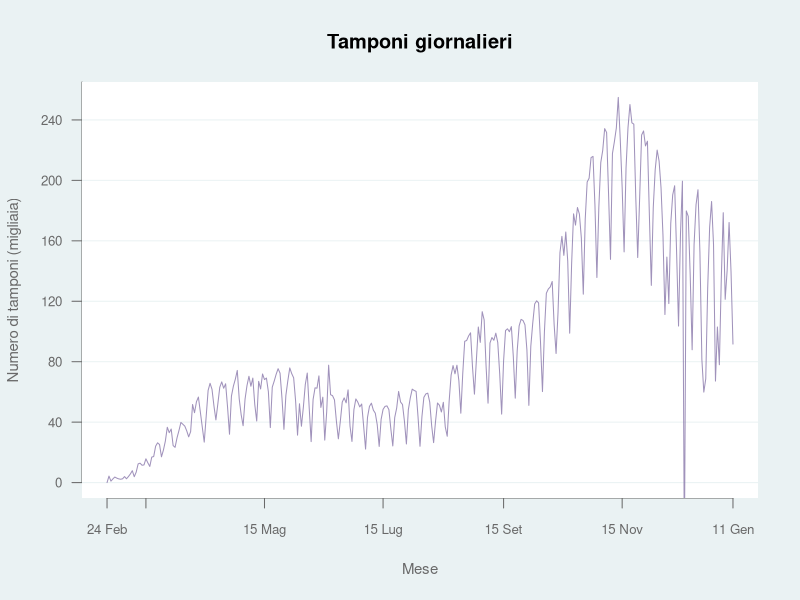
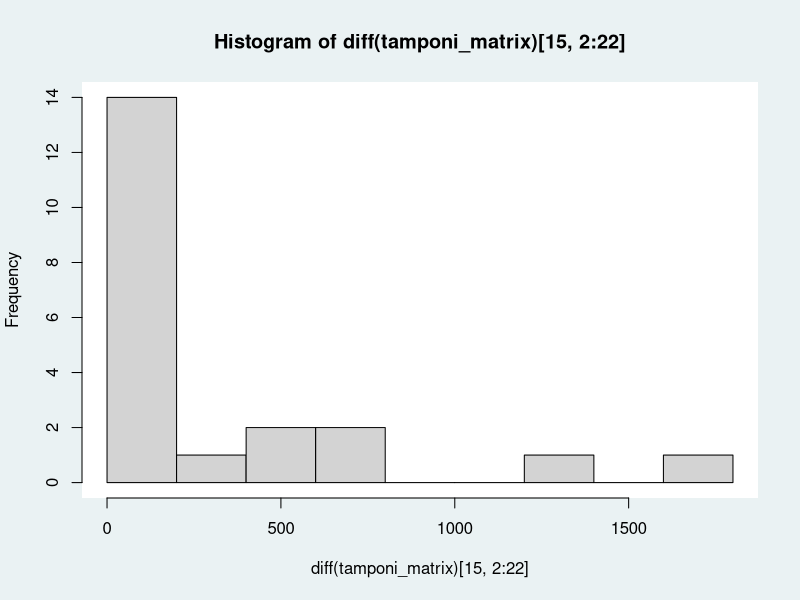

R code for these plots, in order: (Note: this script raises an error after producing the figures.)
## ---- chunk 1
knitr::opts_chunk$set(echo=TRUE,fig.dim=c(9,5))
options(scipen=999)
setwd("/Users/mau/github/covid_19_data")
## ---- chunk 2
options(scipen=999)
setwd("/Users/mau/github/covid_19_data")
covid_data <- read.delim("covid_data.csv",sep=",",header=T)
date_matrix <- matrix(covid_data$date,ncol=22)
date <- as.Date(date_matrix[,1])
tamponi_matrix <- matrix(covid_data$tamponi,ncol=22)
tamponi_ita <- diff(tamponi_matrix[,1])
## ---- chunk 3
#Function that allows me to customize the plot region
plot_region <- function() {
  points(0, 0, pch=16, cex=1e6, col="#FFFFFF") #FFFFFF: white
  #grid(NA,ny=NULL,col="#EAF2F3",lty=1,lwd=2)
}
## ---- chunk 4
ymarks <- c(0,40000,80000,120000,160000,200000,240000,280000)
ylabels <- c("0","40","80","120","160","200","240","280")
xmarks <- date[c(1,21,82,143,205,266,323)] #,"2021-01-15"
xlabels <- c("24 Feb","15 Mar","15 Mag","15 Lug","15 Set","15 Nov","11 Gen")

par(bg="#EAF2F3")
plot(c(0,tamponi_ita)~date,ylim=c(0,max(tamponi_ita)),type="l",xaxt="n",yaxt="n",xlab="",ylab="",bty="n",main="Tamponi giornalieri")
title(xlab="Mese",ylab="Numero di tamponi (migliaia)",cex.lab=.9,col.lab="#696969",panel.first=plot_region())
axis.Date(1,at=xmarks,labels=xlabels,cex.axis=.8,col="#696969",col.axis="#696969",las=1)
axis(2,tick=TRUE,at=ymarks,labels=ylabels,las=2,cex.axis=.8,col="#696969",col.axis="#696969")
abline(h=ymarks,col="#EAF2F3",panel.first=plot_region()) #v=xmarks,
points(c(0,tamponi_ita)~date,type="l",col="#8877AACC")
## ---- chunk 5
mean_tamp <- data.frame("Mean first wave"=round(mean(tamponi_ita[1:30])),"Mean second wave"=round(mean(tamponi_ita[214:244])))
mean_tamp
#knitr::kable(mean_tamp,align = "c",format="simple",caption="Mean daily tests in the first thirty days of the two waves")
## ---- chunk 6
summary(diff(tamponi_matrix)[15,2:22])
hist(diff(tamponi_matrix)[15,2:22],panel.first=plot_region())
## ---- chunk 7
means_tamp_reg_fw <- colSums(diff(tamponi_matrix)[1:29,])/29
means_fw <- mean(means_tamp_reg_fw[2:22])
sd_fw <- sd(means_tamp_reg_fw[2:22])
means_tamp_reg_sw <- colSums(diff(tamponi_matrix)[214:243,])/29
means_sw <- mean(means_tamp_reg_sw[2:22])
sd_sw <- sd(means_tamp_reg_sw[2:22])
var_tamp <- data.frame("First wave"=round(c(means_fw,sd_fw)),"Second wave"=round(c(means_sw,sd_sw)))
var_tamp
#knitr::kable(var_tamp,caption="Variability in mean daily tests in the first thirty days of the two waves")
## ---- chunk 8
#m_totale_casi <- matrix(covid_data$totale_casi,ncol=22)
#m_primi_casi=matrix(covid_data$nuovi_positivi,ncol=22)[1,]
#m_nuovi_casi <- rbind(m_primi_casi,m_totale_casi)
m_tamponi <- matrix(covid_data$tamponi,ncol=22)
m_primi_tamponi=matrix(covid_data$tamponi,ncol=22)[1,]
m_nuovi_tamponi <- rbind(m_primi_tamponi,diff(m_tamponi))
quota_positivi <- covid_data$nuovi_positivi/m_nuovi_tamponi

matrix(c(covid_data$nuovi_positivi),m_totale_casi)
quota_positivi_nord <- rowSums(matrix(c(covid_data$nuovi_positivi[1],diff(covid_data$totale_casi))/c(covid_data$tamponi[1],diff(covid_data$tamponi)),ncol=22)[,c(2:8,21,22)])
quota_positivi_centro <- rowSums(matrix(c(covid_data$nuovi_positivi[1],diff(covid_data$totale_casi))/c(covid_data$tamponi[1],diff(covid_data$tamponi)),ncol=22)[,9:12])
quota_positivi_sud <- rowSums(matrix(c(covid_data$nuovi_positivi[1],diff(covid_data$totale_casi))/c(covid_data$tamponi[1],diff(covid_data$tamponi)),ncol=22)[,13:20])

plot(quota_positivi_nord,type="l",col="blue")
lines(quota_positivi_centro,col="green")
lines(quota_positivi_sud,col="orange")

terapia_int_nord <- rowSums(matrix(covid_data$terapia_intensiva,ncol=22)[,c(2:8,21,22)])
terapia_int_centro <- rowSums(matrix(covid_data$terapia_intensiva,ncol=22)[,9:12])
terapia_int_sud <- rowSums(matrix(covid_data$terapia_intensiva,ncol=22)[,13:20])

plot(terapia_int_nord,type="l",col="blue")
lines(terapia_int_centro,col="green")
lines(terapia_int_sud,col="orange")

deceduti_nord <- rowSums(matrix(covid_data$deceduti,ncol=22)[,c(2:8,21,22)])
deceduti_centro <- rowSums(matrix(covid_data$deceduti,ncol=22)[,9:12])
deceduti_sud <- rowSums(matrix(covid_data$deceduti,ncol=22)[,13:20])

guariti_nord <- rowSums(matrix(covid_data$dimessi_guariti,ncol=22)[,c(2:8,21,22)])
guariti_centro <- rowSums(matrix(covid_data$dimessi_guariti,ncol=22)[,9:12])
guariti_sud <- rowSums(matrix(covid_data$dimessi_guariti,ncol=22)[,13:20])
## ---- chunk 9
###This code chunk allows me to load the data and treat dates conveniently
#setwd("github/covid_19_data/")
covid_data <- read.delim("covid_data.csv",sep=",",header=T)
covid_data$date <- as.Date(covid_data$date)
regions <- levels(covid_data$denominazione_regione)

###This code chunk allows me to subset the Italian regions.
italia <- subset(covid_data,covid_data$denominazione_regione=="Italia")
n <- length(italia$date) #convenient, because it represents the number of observations
italia$growth_tot <- c(0,diff(italia$totale_casi)/italia$totale_casi[1:n-1]) #Growth rate of total cases
italia$nuovi_terapia_intensiva <- c(0,diff(italia$terapia_intensiva))
italia$growth_ter_int <- c(0,diff(italia$terapia_intensiva)/italia$terapia_intensiva[1:n-1]) #Growth rate of intensive care
italia$nuovi_deceduti <- c(0,diff(italia$deceduti))
italia$growth_dec <- c(0,diff(italia$deceduti)/italia$deceduti[1:n-1]) #Growth rate of deceased
italia$nuovi_guariti <- c(0,diff(italia$dimessi_guariti))

abruzzo <- subset(covid_data,covid_data$denominazione_regione=="Abruzzo")
abruzzo$growth_tot <- c(0,diff(abruzzo$totale_casi)/abruzzo$totale_casi[1:n-1]) #Growth rate of contagions
abruzzo$growth_ter_int <- c(0,diff(abruzzo$terapia_intensiva)/abruzzo$terapia_intensiva[1:n-1]) #Growth rate of intensive care
abruzzo$nuovi_deceduti <- c(0,diff(abruzzo$deceduti))
abruzzo$growth_dec <- c(0,diff(abruzzo$deceduti)/abruzzo$deceduti[1:n-1]) #Growth rate of deceased
abruzzo$share_tot <- abruzzo$totale_casi/italia$totale_casi
abruzzo$share_new <- abruzzo$nuovi_positivi/italia$nuovi_positivi
abruzzo$share_ter_int <- abruzzo$terapia_intensiva/italia$terapia_intensiva
abruzzo$share_dec <- abruzzo$deceduti/italia$deceduti

basilicata <- subset(covid_data,covid_data$denominazione_regione=="Basilicata")
basilicata$growth_tot <- c(0,diff(basilicata$totale_casi)/basilicata$totale_casi[1:n-1]) #Growth rate of contagions
basilicata$growth_ter_int <- c(0,diff(basilicata$terapia_intensiva)/basilicata$terapia_intensiva[1:n-1]) #Growth rate of intensive care
basilicata$nuovi_deceduti <- c(0,diff(basilicata$deceduti))
basilicata$growth_dec <- c(0,diff(basilicata$deceduti)/basilicata$deceduti[1:n-1]) #Growth rate of deceased
basilicata$share_tot <- basilicata$totale_casi/italia$totale_casi
basilicata$share_new <- basilicata$nuovi_positivi/italia$nuovi_positivi
basilicata$share_ter_int <- basilicata$terapia_intensiva/italia$terapia_intensiva
basilicata$share_dec <- basilicata$deceduti/italia$deceduti

calabria <- subset(covid_data,covid_data$denominazione_regione=="Calabria")
calabria$growth_tot <- c(0,diff(calabria$totale_casi)/calabria$totale_casi[1:n-1]) #Growth rate of contagions
calabria$growth_ter_int <- c(0,diff(calabria$terapia_intensiva)/calabria$terapia_intensiva[1:n-1]) #Growth rate of intensive care
calabria$nuovi_deceduti <- c(0,diff(calabria$deceduti))
calabria$growth_dec <- c(0,diff(calabria$deceduti)/calabria$deceduti[1:n-1]) #Growth rate of deceased
calabria$share_tot <- calabria$totale_casi/italia$totale_casi
calabria$share_new <- calabria$nuovi_positivi/italia$nuovi_positivi
calabria$share_ter_int <- calabria$terapia_intensiva/italia$terapia_intensiva
calabria$share_dec <- calabria$deceduti/italia$deceduti

campania <- subset(covid_data,covid_data$denominazione_regione=="Campania")
campania$growth_tot <- c(0,diff(campania$totale_casi)/campania$totale_casi[1:n-1]) #Growth rate of contagions
campania$growth_ter_int <- c(0,diff(campania$terapia_intensiva)/campania$terapia_intensiva[1:n-1]) #Growth rate of intensive care
campania$nuovi_deceduti <- c(0,diff(campania$deceduti))
campania$growth_dec <- c(0,diff(campania$deceduti)/campania$deceduti[1:n-1]) #Growth rate of deceased
campania$share_tot <- campania$totale_casi/italia$totale_casi
campania$share_new <- campania$nuovi_positivi/italia$nuovi_positivi
campania$share_ter_int <- campania$terapia_intensiva/italia$terapia_intensiva
campania$share_dec <- campania$deceduti/italia$deceduti

e_romagna <- subset(covid_data,covid_data$denominazione_regione=="Emilia-Romagna")
e_romagna$growth_tot <- c(0,diff(e_romagna$totale_casi)/e_romagna$totale_casi[1:n-1]) #Growth rate of contagions
e_romagna$growth_ter_int <- c(0,diff(e_romagna$terapia_intensiva)/e_romagna$terapia_intensiva[1:n-1]) #Growth rate of intensive care
e_romagna$nuovi_deceduti <- c(0,diff(e_romagna$deceduti))
e_romagna$growth_dec <- c(0,diff(e_romagna$deceduti)/e_romagna$deceduti[1:n-1]) #Growth rate of deceased
e_romagna$share_tot <- e_romagna$totale_casi/italia$totale_casi
e_romagna$share_new <- e_romagna$nuovi_positivi/italia$nuovi_positivi
e_romagna$share_ter_int <- e_romagna$terapia_intensiva/italia$terapia_intensiva
e_romagna$share_dec <- e_romagna$deceduti/italia$deceduti

fv_giulia <- subset(covid_data,covid_data$denominazione_regione=="Friuli Venezia Giulia")
fv_giulia$growth_tot <- c(0,diff(fv_giulia$totale_casi)/fv_giulia$totale_casi[1:n-1]) #Growth rate of contagions
fv_giulia$growth_ter_int <- c(0,diff(fv_giulia$terapia_intensiva)/fv_giulia$terapia_intensiva[1:n-1]) #Growth rate of intensive care
fv_giulia$nuovi_deceduti <- c(0,diff(fv_giulia$deceduti))
fv_giulia$growth_dec <- c(0,diff(fv_giulia$deceduti)/fv_giulia$deceduti[1:n-1]) #Growth rate of deceased
fv_giulia$share_tot <- fv_giulia$totale_casi/italia$totale_casi
fv_giulia$share_new <- fv_giulia$nuovi_positivi/italia$nuovi_positivi
fv_giulia$share_ter_int <- fv_giulia$terapia_intensiva/italia$terapia_intensiva
fv_giulia$share_dec <- fv_giulia$deceduti/italia$deceduti

lazio <- subset(covid_data,covid_data$denominazione_regione=="Lazio")
lazio$growth_tot <- c(0,diff(lazio$totale_casi)/lazio$totale_casi[1:n-1]) #Growth rate of contagions
lazio$growth_ter_int <- c(0,diff(lazio$terapia_intensiva)/lazio$terapia_intensiva[1:n-1]) #Growth rate of intensive care
lazio$nuovi_deceduti <- c(0,diff(lazio$deceduti))
lazio$growth_dec <- c(0,diff(lazio$deceduti)/lazio$deceduti[1:n-1]) #Growth rate of deceased
lazio$share_tot <- lazio$totale_casi/italia$totale_casi
lazio$share_new <- lazio$nuovi_positivi/italia$nuovi_positivi
lazio$share_ter_int <- lazio$terapia_intensiva/italia$terapia_intensiva
lazio$share_dec <- lazio$deceduti/italia$deceduti

liguria <- subset(covid_data,covid_data$denominazione_regione=="Liguria")
liguria$growth_tot <- c(0,diff(liguria$totale_casi)/liguria$totale_casi[1:n-1]) #Growth rate of contagions
liguria$growth_ter_int <- c(0,diff(liguria$terapia_intensiva)/liguria$terapia_intensiva[1:n-1]) #Growth rate of intensive care
liguria$nuovi_deceduti <- c(0,diff(liguria$deceduti))
liguria$growth_dec <- c(0,diff(liguria$deceduti)/liguria$deceduti[1:n-1]) #Growth rate of deceased
liguria$share_tot <- liguria$totale_casi/italia$totale_casi
liguria$share_new <- liguria$nuovi_positivi/italia$nuovi_positivi
liguria$share_ter_int <- liguria$terapia_intensiva/italia$terapia_intensiva
liguria$share_dec <- liguria$deceduti/italia$deceduti

lombardia <- subset(covid_data,covid_data$denominazione_regione=="Lombardia")
lombardia$growth_tot <- c(0,diff(lombardia$totale_casi)/lombardia$totale_casi[1:n-1]) #Growth rate of contagions
lombardia$growth_ter_int <- c(0,diff(lombardia$terapia_intensiva)/lombardia$terapia_intensiva[1:n-1]) #Growth rate of intensive care
lombardia$nuovi_deceduti <- c(0,diff(lombardia$deceduti))
lombardia$growth_dec <- c(0,diff(lombardia$deceduti)/lombardia$deceduti[1:n-1]) #Growth rate of deceased
lombardia$share_tot <- lombardia$totale_casi/italia$totale_casi
lombardia$share_new <- lombardia$nuovi_positivi/italia$nuovi_positivi
lombardia$share_ter_int <- lombardia$terapia_intensiva/italia$terapia_intensiva
lombardia$share_dec <- lombardia$deceduti/italia$deceduti

marche <- subset(covid_data,covid_data$denominazione_regione=="Marche")
marche$growth_tot <- c(0,diff(marche$totale_casi)/marche$totale_casi[1:n-1]) #Growth rate of contagions
marche$growth_ter_int <- c(0,diff(marche$terapia_intensiva)/marche$terapia_intensiva[1:n-1]) #Growth rate of intensive care
marche$nuovi_deceduti <- c(0,diff(marche$deceduti))
marche$growth_dec <- c(0,diff(marche$deceduti)/marche$deceduti[1:n-1]) #Growth rate of deceased
marche$share_tot <- marche$totale_casi/italia$totale_casi
marche$share_new <- marche$nuovi_positivi/italia$nuovi_positivi
marche$share_ter_int <- marche$terapia_intensiva/italia$terapia_intensiva
marche$share_dec <- marche$deceduti/italia$deceduti

molise <- subset(covid_data,covid_data$denominazione_regione=="Molise")
molise$growth_tot <- c(0,diff(molise$totale_casi)/molise$totale_casi[1:n-1]) #Growth rate of contagions
molise$growth_ter_int <- c(0,diff(molise$terapia_intensiva)/molise$terapia_intensiva[1:n-1]) #Growth rate of intensive care
molise$nuovi_deceduti <- c(0,diff(molise$deceduti))
molise$growth_dec <- c(0,diff(molise$deceduti)/molise$deceduti[1:n-1]) #Growth rate of deceased
molise$share_tot <- molise$totale_casi/italia$totale_casi
molise$share_new <- molise$nuovi_positivi/italia$nuovi_positivi
molise$share_ter_int <- molise$terapia_intensiva/italia$terapia_intensiva
molise$share_dec <- molise$deceduti/italia$deceduti

bolzano <- subset(covid_data,covid_data$denominazione_regione=="P.A. Bolzano")
bolzano$growth_tot <- c(0,diff(bolzano$totale_casi)/bolzano$totale_casi[1:n-1]) #Growth rate of contagions
bolzano$growth_ter_int <- c(0,diff(bolzano$terapia_intensiva)/bolzano$terapia_intensiva[1:n-1]) #Growth rate of intensive care
bolzano$nuovi_deceduti <- c(0,diff(bolzano$deceduti))
bolzano$growth_dec <- c(0,diff(bolzano$deceduti)/bolzano$deceduti[1:n-1]) #Growth rate of deceased
bolzano$share_tot <- bolzano$totale_casi/italia$totale_casi
bolzano$share_new <- bolzano$nuovi_positivi/italia$nuovi_positivi
bolzano$share_ter_int <- bolzano$terapia_intensiva/italia$terapia_intensiva
bolzano$share_dec <- bolzano$deceduti/italia$deceduti

trento <- subset(covid_data,covid_data$denominazione_regione=="P.A. Trento")
trento$growth_tot <- c(0,diff(trento$totale_casi)/trento$totale_casi[1:n-1]) #Growth rate of contagions
trento$growth_ter_int <- c(0,diff(trento$terapia_intensiva)/trento$terapia_intensiva[1:n-1]) #Growth rate of intensive care
trento$nuovi_deceduti <- c(0,diff(trento$deceduti))
trento$growth_dec <- c(0,diff(trento$deceduti)/trento$deceduti[1:n-1]) #Growth rate of deceased
trento$share_tot <- trento$totale_casi/italia$totale_casi
trento$share_new <- trento$nuovi_positivi/italia$nuovi_positivi
trento$share_ter_int <- trento$terapia_intensiva/italia$terapia_intensiva
trento$share_dec <- trento$deceduti/italia$deceduti

piemonte <- subset(covid_data,covid_data$denominazione_regione=="Piemonte")
piemonte$growth_tot <- c(0,diff(piemonte$totale_casi)/piemonte$totale_casi[1:n-1]) #Growth rate of contagions
piemonte$growth_ter_int <- c(0,diff(piemonte$terapia_intensiva)/piemonte$terapia_intensiva[1:n-1]) #Growth rate of intensive care
piemonte$nuovi_deceduti <- c(0,diff(piemonte$deceduti))
piemonte$growth_dec <- c(0,diff(piemonte$deceduti)/piemonte$deceduti[1:n-1]) #Growth rate of deceased
piemonte$share_tot <- piemonte$totale_casi/italia$totale_casi
piemonte$share_new <- piemonte$nuovi_positivi/italia$nuovi_positivi
piemonte$share_ter_int <- piemonte$terapia_intensiva/italia$terapia_intensiva
piemonte$share_dec <- piemonte$deceduti/italia$deceduti

puglia <- subset(covid_data,covid_data$denominazione_regione=="Puglia")
puglia$growth_tot <- c(0,diff(puglia$totale_casi)/puglia$totale_casi[1:n-1]) #Growth rate of contagions
puglia$growth_ter_int <- c(0,diff(puglia$terapia_intensiva)/puglia$terapia_intensiva[1:n-1]) #Growth rate of intensive care
puglia$nuovi_deceduti <- c(0,diff(puglia$deceduti))
puglia$growth_dec <- c(0,diff(puglia$deceduti)/puglia$deceduti[1:n-1]) #Growth rate of deceased
puglia$share_tot <- puglia$totale_casi/italia$totale_casi
puglia$share_new <- puglia$nuovi_positivi/italia$nuovi_positivi
puglia$share_ter_int <- puglia$terapia_intensiva/italia$terapia_intensiva
puglia$share_dec <- puglia$deceduti/italia$deceduti

sardegna <- subset(covid_data,covid_data$denominazione_regione=="Sardegna")
sardegna$growth_tot <- c(0,diff(sardegna$totale_casi)/sardegna$totale_casi[1:n-1]) #Growth rate of contagions
sardegna$growth_ter_int <- c(0,diff(sardegna$terapia_intensiva)/sardegna$terapia_intensiva[1:n-1]) #Growth rate of intensive care
sardegna$nuovi_deceduti <- c(0,diff(sardegna$deceduti))
sardegna$growth_dec <- c(0,diff(sardegna$deceduti)/sardegna$deceduti[1:n-1]) #Growth rate of deceased
sardegna$share_tot <- sardegna$totale_casi/italia$totale_casi
sardegna$share_new <- sardegna$nuovi_positivi/italia$nuovi_positivi
sardegna$share_ter_int <- sardegna$terapia_intensiva/italia$terapia_intensiva
sardegna$share_dec <- sardegna$deceduti/italia$deceduti

sicilia <- subset(covid_data,covid_data$denominazione_regione=="Sicilia")
sicilia$growth_tot <- c(0,diff(sicilia$totale_casi)/sicilia$totale_casi[1:n-1]) #Growth rate of contagions
sicilia$growth_ter_int <- c(0,diff(sicilia$terapia_intensiva)/sicilia$terapia_intensiva[1:n-1]) #Growth rate of intensive care
sicilia$nuovi_deceduti <- c(0,diff(sicilia$deceduti))
sicilia$growth_dec <- c(0,diff(sicilia$deceduti)/sicilia$deceduti[1:n-1]) #Growth rate of deceased
sicilia$share_tot <- sicilia$totale_casi/italia$totale_casi
sicilia$share_new <- sicilia$nuovi_positivi/italia$nuovi_positivi
sicilia$share_ter_int <- sicilia$terapia_intensiva/italia$terapia_intensiva
sicilia$share_dec <- sicilia$deceduti/italia$deceduti

toscana <- subset(covid_data,covid_data$denominazione_regione=="Toscana")
toscana$growth_tot <- c(0,diff(toscana$totale_casi)/toscana$totale_casi[1:n-1]) #Growth rate of contagions
toscana$growth_ter_int <- c(0,diff(toscana$terapia_intensiva)/toscana$terapia_intensiva[1:n-1]) #Growth rate of intensive care
toscana$nuovi_deceduti <- c(0,diff(toscana$deceduti))
toscana$growth_dec <- c(0,diff(toscana$deceduti)/toscana$deceduti[1:n-1]) #Growth rate of deceased
toscana$share_tot <- toscana$totale_casi/italia$totale_casi
toscana$share_new <- toscana$nuovi_positivi/italia$nuovi_positivi
toscana$share_ter_int <- toscana$terapia_intensiva/italia$terapia_intensiva
toscana$share_dec <- toscana$deceduti/italia$deceduti

umbria <- subset(covid_data,covid_data$denominazione_regione=="Umbria")
umbria$growth_tot <- c(0,diff(umbria$totale_casi)/umbria$totale_casi[1:n-1]) #Growth rate of contagions
umbria$growth_ter_int <- c(0,diff(umbria$terapia_intensiva)/umbria$terapia_intensiva[1:n-1]) #Growth rate of intensive care
umbria$nuovi_deceduti <- c(0,diff(umbria$deceduti))
umbria$growth_dec <- c(0,diff(umbria$deceduti)/umbria$deceduti[1:n-1]) #Growth rate of deceased
umbria$share_tot <- umbria$totale_casi/italia$totale_casi
umbria$share_new <- umbria$nuovi_positivi/italia$nuovi_positivi
umbria$share_ter_int <- umbria$terapia_intensiva/italia$terapia_intensiva
umbria$share_dec <- umbria$deceduti/italia$deceduti

v_aosta <- subset(covid_data,covid_data$denominazione_regione=="Valle d'Aosta")
v_aosta$growth_tot <- c(0,diff(v_aosta$totale_casi)/v_aosta$totale_casi[1:n-1]) #Growth rate of contagions
v_aosta$growth_ter_int <- c(0,diff(v_aosta$terapia_intensiva)/v_aosta$terapia_intensiva[1:n-1]) #Growth rate of intensive care
v_aosta$nuovi_deceduti <- c(0,diff(v_aosta$deceduti))
v_aosta$growth_dec <- c(0,diff(v_aosta$deceduti)/v_aosta$deceduti[1:n-1]) #Growth rate of deceased
v_aosta$share_tot <- v_aosta$totale_casi/italia$totale_casi
v_aosta$share_new <- v_aosta$nuovi_positivi/italia$nuovi_positivi
v_aosta$share_ter_int <- v_aosta$terapia_intensiva/italia$terapia_intensiva
v_aosta$share_dec <- v_aosta$deceduti/italia$deceduti

veneto <- subset(covid_data,covid_data$denominazione_regione=="Veneto")
veneto$growth_tot <- c(0,diff(veneto$totale_casi)/veneto$totale_casi[1:n-1]) #Growth rate of contagions
veneto$growth_ter_int <- c(0,diff(veneto$terapia_intensiva)/veneto$terapia_intensiva[1:n-1]) #Growth rate of intensive care
veneto$nuovi_deceduti <- c(0,diff(veneto$deceduti))
veneto$growth_dec <- c(0,diff(veneto$deceduti)/veneto$deceduti[1:n-1]) #Growth rate of deceased
veneto$share_tot <- veneto$totale_casi/italia$totale_casi
veneto$share_new <- veneto$nuovi_positivi/italia$nuovi_positivi
veneto$share_ter_int <- veneto$terapia_intensiva/italia$terapia_intensiva
veneto$share_dec <- veneto$deceduti/italia$deceduti
############################
############################
############################

#Latest observation of contagions (reproducing the table from Ministero della Salute: )
Data <- as.vector(italia$date)[length(italia$date)]
Regione <- as.vector(append(regions,"Italia"))
latest_abruzzo <- abruzzo[n,c(4,11,14,15,18,19)]
latest_basilicata <- basilicata[n,c(4,11,14,15,18,19)]
latest_calabria <- calabria[n,c(4,11,14,15,18,19)]
latest_campania <- campania[n,c(4,11,14,15,18,19)]
latest_e_romagna <- e_romagna[n,c(4,11,14,15,18,19)]
latest_fv_giulia <- fv_giulia[n,c(4,11,14,15,18,19)]
latest_lazio <- lazio[n,c(4,11,14,15,18,19)]
latest_liguria <- liguria[n,c(4,11,14,15,18,19)]
latest_lombardia <- lombardia[n,c(4,11,14,15,18,19)]
latest_marche <- marche[n,c(4,11,14,15,18,19)]
latest_molise <- molise[n,c(4,11,14,15,18,19)]
latest_bolzano <- bolzano[n,c(4,11,14,15,18,19)]
latest_trento <- trento[n,c(4,11,14,15,18,19)]
latest_piemonte <- piemonte[n,c(4,11,14,15,18,19)]
latest_puglia <- puglia[n,c(4,11,14,15,18,19)]
latest_sardegna <- sardegna[n,c(4,11,14,15,18,19)]
latest_sicilia <- sicilia[n,c(4,11,14,15,18,19)]
latest_toscana <- toscana[n,c(4,11,14,15,18,19)]
latest_umbria <- umbria[n,c(4,11,14,15,18,19)]
latest_v_aosta <- v_aosta[n,c(4,11,14,15,18,19)]
latest_veneto <- veneto[n,c(4,11,14,15,18,19)]
latest_italia <- italia[n,c(4,11,14,15,18,19)]
latest1 <- rbind(latest_abruzzo,latest_basilicata,latest_calabria,latest_campania,latest_e_romagna,
                 latest_fv_giulia,latest_lazio,latest_liguria,latest_lombardia,latest_marche,latest_molise,
                 latest_bolzano,latest_trento,latest_piemonte,latest_puglia,latest_sardegna,latest_sicilia,
                 latest_toscana,latest_umbria,latest_v_aosta,latest_veneto,latest_italia)
latest2 <- cbind(italia$date[n],latest1[order(latest1$totale_casi),])
names(latest2) <- c("Data","Regione","Totale positivi","Guariti","Deceduti","Totale casi","Tamponi effettuati")
print(latest2)
############################
############################
############################
